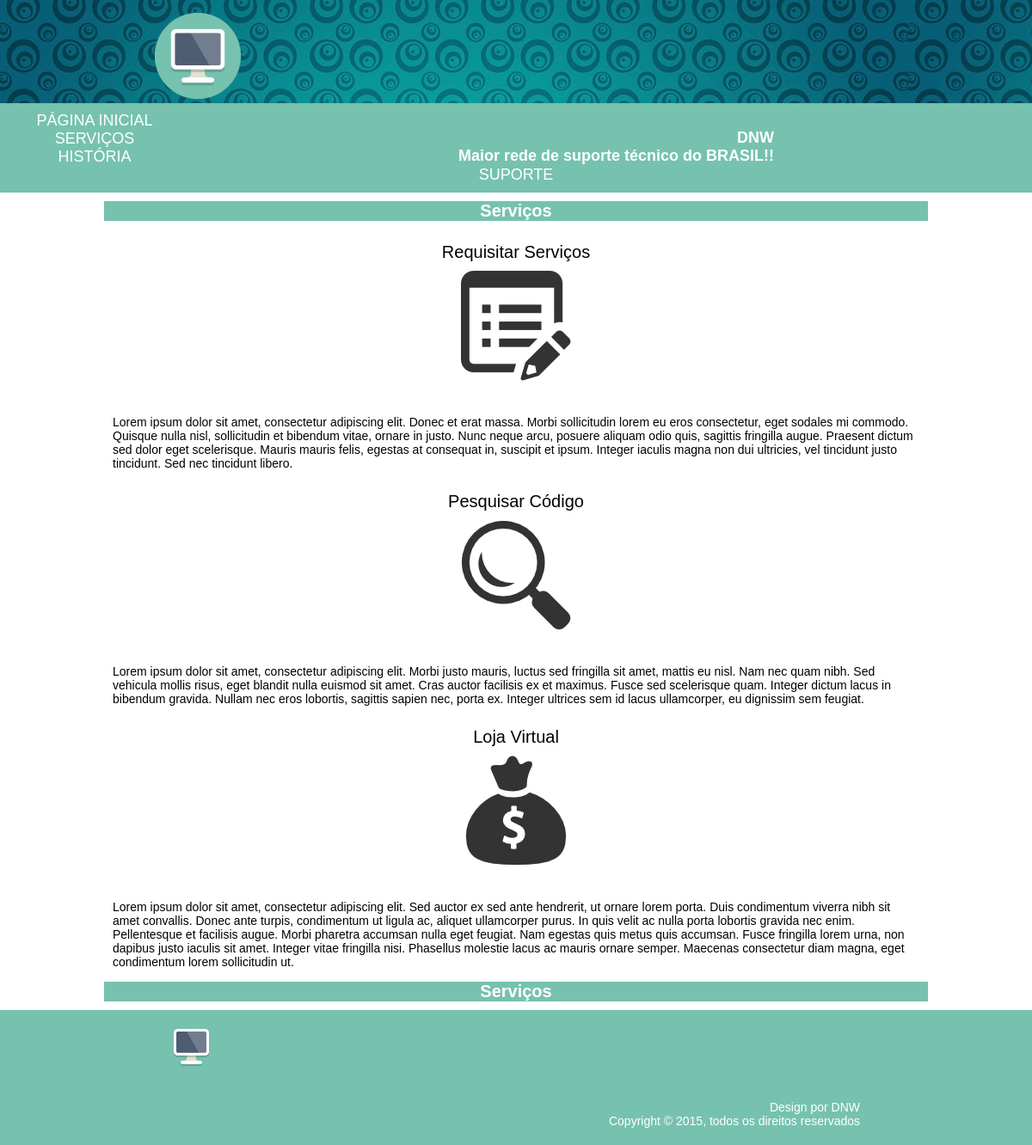
Screenshot of /htdocs/tcc/index.php?p=2 with the database file from the repository.
### tables this page shows
CREATE TABLE IF NOT EXISTS `pagina` (
  `PaginaId` int(11) NOT NULL AUTO_INCREMENT,
  `PaginaTitulo` varchar(20) NOT NULL,
  `PaginaConteudo` text NOT NULL,
  PRIMARY KEY (`PaginaId`)
);

### htdocs/tcc/class.db.php (called while the page is built, shortened)
<?php
class DB
{
    private $link;
	public function __construct()
	{
		$this->link = new mysqli( DB_HOST, DB_USER, DB_PASS, DB_NAME );
	}
    public function get_results( $query )
    {
        $row = array();
        $query = $this->link->query( $query );
        if( mysqli_error( $this->link ) )
        {
            $this->log_db_errors( mysqli_error( $this->link ), $query, 'Fatal' );
            return false;
        }
        else
        {
            while( $r = mysqli_fetch_array( $query, MYSQLI_ASSOC ) )
            {
                $row[] = $r;
            }
            return $row;
        }
    }
}

### htdocs/tcc/index.php (the view, shortened to what this page needs)
<?php
	require_once('class.db.php');
	$database = new DB();
	$query = "select * from pagina order by PaginaId asc";
	$result = $database -> get_results($query);
	$numeropaginas = 0;
	if ($_GET == NULL)
		$paginaid = 1;
	else
		$paginaid = $_GET['p'];
	foreach ($result as $linha) {
		if($linha['PaginaId'] == $paginaid)
			$pagina = $linha;
		$numeropaginas++;
	}
	if(($paginaid<=0)|($paginaid>$numeropaginas))
		$erro = 404;
	else
		$erro = 0;
?>
<!DOCTYPE html>
<html lang="pt-br">
	<head>
			<link rel="stylesheet" type="text/css" href="estilo.css"/>
	</head>
	<body>
		<div id="geral">
			<header id="topo">
				<div id="imagem">
					<a href="/tcc/">
						<img src ="img/site/logotopo.png" alt= "Página Inicial" title="Página Inicial"/>
					</a>
				</div>
				<div id="texto">
					<p>DNW</p><br/>
					<p>Maior rede de suporte técnico do BRASIL!!</p>
				</div>
			</header>
			<nav id="menu">
				<ul>
				<li><a href="/tcc/">PÁGINA INICIAL</a></li>
				<li><a href="?p=2">SERVIÇOS</a></li>
				<li><a href="/tcc/">HISTÓRIA</a></li>
				<li><a href="?p=3">SUPORTE</a></li>
				</ul>
			</nav>
		<section id="centro">
			<?php
				echo "<h1>";
				if($erro==404){
					echo 'Erro 404';
				}else{
					echo $pagina['PaginaTitulo'];
				}
				echo "</h1>\n";
				if($erro==404){
					echo '<p>A página que você está procurando não existe, ou existe mas você não está procurando direito.</p>
					<p>(A não ser que você esteja procurando esta página de erro)</p>';
				}else{
					echo $pagina['PaginaConteudo'];
				}
				echo "<h1>";
				if($erro==404){
					echo 'Erro 404';
				}else{
					echo $pagina['PaginaTitulo'];
				}
				echo "</h1>\n";
			?>
		</section>
		<footer id="rodape">
			<img src="img/site/logotopo.png" alt="DNW" title="DNW" />
			<div id="texto">
				<p>Design por DNW</p>
				<p>Copyright © 2015, todos os direitos reservados</p>
			</div>
		</footer>
	</div>
	</body>
</html>

### htdocs/tcc/estilo.css (style rules this page uses)
﻿html, body, span, p, form, img, a, ul, ol, li, table, tr, td, div { margin:0; padding:0; border:none; outline:none; text-decoration: none; list-style-type:none; }
body { font-family:Inconsolata, Arial, serif; color:#000; background:#76C2AF; font-size:14px; }
#geral { text-align:center; height: auto; margin:0 auto; background:#fff; }
#geral #topo { min-height:120px; background-image:url(img/site/backgroundtopo.png); }
#geral div { min-width: 800px; }
#geral #topo p { color:#fff; display:inline; position:none; margin-right:15%; font-weight:800; font-size:18px; }
#geral #topo a img { height:100px; margin:15px 0 0 15%; float:left; position:relative; display:inline; }
#geral #topo #texto { float:right; text-align:right; margin:35px 15% 0 0; display:inline; position:relative; }
#geral #menu { background:#76C2AF; }
#geral #menu ul { list-style:none; padding-top:10px; padding-bottom:10px; }
#geral #menu ul li { display:inline; }
#geral #menu ul li a { padding:15px 30px; font-size:18px; position:center; color:#FFF; }
#geral #centro { width:100%; max-width:958px; height:auto; margin:0 auto; float:center; text-align:left; }
#geral #centro h1 { font-size:20px; color:#FFF; margin:10px 0; text-align:center; background:#76C2AF; }
#geral #centro p { margin:15px 10px; font-size:14px; }
#geral #centro .box { width:auto; height:auto; margin:15px auto; padding:10px; text-align:center; font-size:20px; }
#centro img { margin:10px; }
#geral #rodape { background:#76C2AF; clear:both; height:80px; text-align:right; }
#geral #rodape img { width:65px; float:left; margin-left:15%; padding:10px; }
#geral #rodape #texto { padding:20px; margin-right:15%; text-align:right; float:right; position:relative; display:inline; color:#FFF; }

### rows the page displays
pagina: PaginaTitulo "Serviços", PaginaConteudo "Requisitar Serviços Lorem ipsum dolor sit amet, consectetur adipiscing elit. Donec et erat massa. Morbi sollicitudin lorem eu eros consectetur, eget sodales mi commodo. Quisque nulla nisl, sollicitudin et bibendum vitae, ornare in justo. Nunc neque arcu, posuere aliquam odio quis, sagittis fringilla augue. Praesent dictum sed dolor eget scelerisque. Mauris mauris felis, egestas at consequat in, suscipit et ipsum. Integer iaculis magna non dui ultricies, vel tincidunt justo tincidunt. Sed nec tincidunt libero. Pesquisar Código Lorem ipsum dolor sit amet, consectetur adipiscing elit. Morbi justo mauris, luctus sed fringilla sit amet, mattis eu nisl. Nam nec quam nibh. Sed vehicula mollis…", PaginaConteudo (picture)
